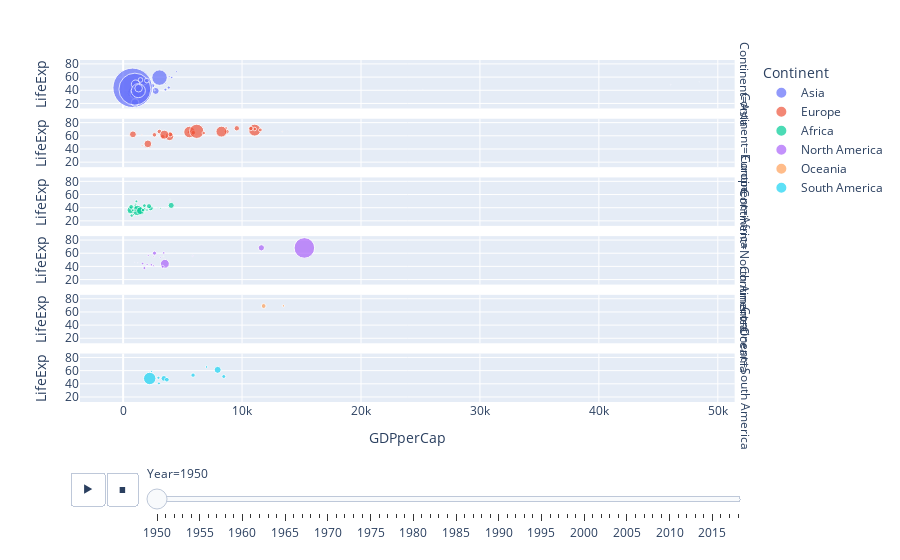

This figure's notebook cell:
### Code cell
fig = px.scatter(
    wf,
    x='GDPperCap',
    y='LifeExp',
    size='Population',
    size_max=45,
    animation_frame='Year',
    color='Continent',
    facet_col='Continent',
)

fig.show()

### Figure 1 — Plotly figure (JSON) as saved in the notebook; plotly's stock layout.template omitted (floating-point values rounded to 4 significant figures)
{"data": [{"hovertemplate": "Continent=Asia<br>Year=1950<br>GDPperCap=%{x}<br>LifeExp=%{y}<br>Population=%{marker.size}<extra></extra>", "legendgroup": "Asia", "marker": {"color": "#636efa", "size": [7480464, 1284166, 5656483, 117160, 16832842, 24310, 1349596, 781264, 5972878, 8398952, 17731816, 4712813, 39728540, 74613, 543979200, 84353056, 438397, 944814, 1684682, 37696264, 457321, 153754, 18469880, 1980530, 3089697, 4380384, 20104016, 357021120, 25109200, 1006712, 7945979, 69567624, 20411638, 7623139, 3543542], "sizemode": "area", "sizeref": 699800.0, "symbol": "circle"}, "mode": "markers", "name": "Asia", "orientation": "v", "showlegend": true, "type": "scatter", "x": [1156, 4490, 2174, 3354, 2742, 48436, 3872, 677, 2485, 802, 631, 1452, 861, 25182, 799, 3062, 2651, 1549, 697, 1025, 993, 46031, 1706, 4082, 3556, 768, 998.1, 987, 1049, 3572, 1997, 1280, 1302, 1460, 3838], "xaxis": "x6", "y": [27.73, 68.19, 38.98, 38.08, 38.96, 52.7, 61.03, 39.57, 47.0, 37.68, 35.44, 31.66, 38.18, 41.07, 43.74, 59.23, 39.96, 45.79, 38.7, 34.96, 29.67, 48.47, 53.36, 59.32, 40.99, 38.94, 21.31, 41.72, 49.21, 50.7, 54.77, 39.4, 43.17, 55.67, 44.14], "yaxis": "y6"}, {"hovertemplate": "Continent=Europe<br>Year=1950<br>GDPperCap=%{x}<br>LifeExp=%{y}<br>Population=%{marker.size}<extra></extra>", "legendgroup": "Europe", "marker": {"color": "#EF553B", "size": [24786240, 8416952, 2906608, 3281428, 10093555, 46391944, 291881, 50055068, 493969, 1252587, 8617340, 7157630, 20977698, 9337718, 142666, 6936443, 70964104, 7669097, 296589, 4008294, 41842356, 7014611, 4267702, 16392973, 28069696, 4692636], "sizemode": "area", "sizeref": 699800.0, "symbol": "circle"}, "mode": "markers", "name": "Europe", "orientation": "v", "showlegend": true, "type": "scatter", "x": [3900, 3325, 5504, 8655, 9558, 5582, 1573, 11061, 2885, 1596, 8706, 2632, 2079, 3953, 8498, 5907, 6186, 3052, 13378, 6779, 8266, 10742, 11067, 824, 3464, 11540.0], "xaxis": "x5", "y": [59.14, 58.48, 65.58, 71.59, 71.44, 65.72, 61.58, 68.63, 56.95, 44.74, 66.31, 61.49, 47.75, 62.14, 71.22, 64.81, 66.8, 66.45, 66.37, 64.2, 66.38, 71.14, 70.31, 62.25, 61.75, 68.91], "yaxis": "y5"}, {"hovertemplate": "Continent=Africa<br>Year=1950<br>GDPperCap=%{x}<br>LifeExp=%{y}<br>Population=%{marker.size}<extra></extra>", "legendgroup": "Africa", "marker": {"color": "#00cc96", "size": [2254121, 579478, 2318453, 8946213, 413489, 4694920, 658563, 2264457, 525445, 5920221, 514785, 4213762, 161823, 835136, 5750643, 2736917, 2791336, 12295748, 5774050, 2949747, 60993, 4315823, 306793, 472913, 3606294, 2154225, 9019866, 3953898, 13043843, 5077600, 2496070, 2000793, 2983566, 38129, 543421, 62351, 185013, 1436604, 915910, 37189376, 1130680, 2569201, 17709958, 271656, 1398532, 21150060, 4478186, 2512693, 226391, 7632405], "sizemode": "area", "sizeref": 699800.0, "symbol": "circle"}, "mode": "markers", "name": "Africa", "orientation": "v", "showlegend": true, "type": "scatter", "x": [595, 631, 1054, 2319, 489, 728, 679, 1627, 3942, 1806, 4009, 756, 534, 1693, 1095, 1659, 1117, 909, 1038, 516, 1278, 1070, 982, 2958, 1777, 1020, 2176, 1516, 4041, 1788, 2007, 902, 520, 2632, 462, 3459, 1006, 1307, 3151, 1200, 620, 983, 622, 604, 870, 1451.0, 1677, 815, 797, 676], "xaxis": "x4", "y": [40.58, 44.83, 45.12, 39.1, 44.94, 28.17, 38.74, 34.95, 52.44, 37.26, 41.53, 33.12, 36.55, 40.06, 39.33, 32.11, 49.64, 38.31, 38.9, 32.75, 40.07, 34.46, 31.76, 39.63, 37.6, 43.34, 42.36, 39.65, 43.47, 43.11, 36.43, 29.57, 35.54, 50.88, 35.62, 40.57, 47.3, 35.39, 38.49, 35.81, 33.59, 36.25, 36.35, 42.97, 40.92, 35.37, 36.35, 36.21, 39.32, 41.3], "yaxis": "y4"}, {"hovertemplate": "Continent=North America<br>Year=1950<br>GDPperCap=%{x}<br>LifeExp=%{y}<br>Population=%{marker.size}<extra></extra>", "legendgroup": "North America", "marker": {"color": "#ab63fa", "size": [2229747, 27600140, 1407472, 5926656, 948490, 861090, 148281552, 210556, 1330447, 1557940, 86716, 3247240, 3099871, 13743068, 648619, 50208, 2381743, 2182419], "sizemode": "area", "sizeref": 699800.0, "symbol": "circle"}, "mode": "markers", "name": "North America", "orientation": "v", "showlegend": true, "type": "scatter", "x": [3416, 3510, 2115, 2638, 3129, 2577, 15240, 3390, 2565, 2018, 1231, 1790, 3323, 11622, 5856, 980, 1637, 2375], "xaxis": "x3", "y": [60.51, 43.97, 56.8, 60.11, 53.75, 54.98, 68.06, 55.24, 41.03, 42.73, 45.64, 37.48, 39.42, 68.21, 55.89, 46.2, 44.3, 42.4], "yaxis": "y3"}, {"hovertemplate": "Continent=Oceania<br>Year=1950<br>GDPperCap=%{x}<br>LifeExp=%{y}<br>Population=%{marker.size}<extra></extra>", "legendgroup": "Oceania", "marker": {"color": "#FFA15A", "size": [1911611, 8177169], "sizemode": "area", "sizeref": 699800.0, "symbol": "circle"}, "mode": "markers", "name": "Oceania", "orientation": "v", "showlegend": true, "type": "scatter", "x": [13479, 11815], "xaxis": "x2", "y": [69.25, 69], "yaxis": "y2"}, {"hovertemplate": "Continent=South America<br>Year=1950<br>GDPperCap=%{x}<br>LifeExp=%{y}<br>Population=%{marker.size}<extra></extra>", "legendgroup": "South America", "marker": {"color": "#19d3f3", "size": [11769747, 5488619, 2234152, 3089847, 7678967, 1504818, 17017748, 6623650, 53955360, 3518730], "sizemode": "area", "sizeref": 699800.0, "symbol": "circle"}, "mode": "markers", "name": "South America", "orientation": "v", "showlegend": true, "type": "scatter", "x": [3432, 8462, 7015, 3011, 3679, 2391, 7949, 5880, 2236, 2970], "xaxis": "x", "y": [48.22, 51.12, 65.62, 40.63, 46.24, 58.53, 61.23, 53.18, 48.12, 49.2], "yaxis": "y"}], "layout": {"annotations": [{"font": {}, "showarrow": false, "text": "Continent=South America", "textangle": 90, "x": 0.98, "xanchor": "left", "xref": "paper", "y": 0.07083, "yanchor": "middle", "yref": "paper"}, {"font": {}, "showarrow": false, "text": "Continent=Oceania", "textangle": 90, "x": 0.98, "xanchor": "left", "xref": "paper", "y": 0.2425, "yanchor": "middle", "yref": "paper"}, {"font": {}, "showarrow": false, "text": "Continent=North America", "textangle": 90, "x": 0.98, "xanchor": "left", "xref": "paper", "y": 0.4142, "yanchor": "middle", "yref": "paper"}, {"font": {}, "showarrow": false, "text": "Continent=Africa", "textangle": 90, "x": 0.98, "xanchor": "left", "xref": "paper", "y": 0.5858, "yanchor": "middle", "yref": "paper"}, {"font": {}, "showarrow": false, "text": "Continent=Europe", "textangle": 90, "x": 0.98, "xanchor": "left", "xref": "paper", "y": 0.7575, "yanchor": "middle", "yref": "paper"}, {"font": {}, "showarrow": false, "text": "Continent=Asia", "textangle": 90, "x": 0.98, "xanchor": "left", "xref": "paper", "y": 0.9292, "yanchor": "middle", "yref": "paper"}], "legend": {"itemsizing": "constant", "title": {"text": "Continent"}, "tracegroupgap": 0}, "margin": {"t": 60}, "sliders": [{"active": 0, "currentvalue": {"prefix": "Year="}, "len": 0.9, "pad": {"b": 10, "t": 60}, "steps": [{"args": [["1950"], {"frame": {"duration": 0, "redraw": false}, "fromcurrent": true, "mode": "immediate", "transition": {"duration": 0, "easing": "linear"}}], "label": "1950", "method": "animate"}, {"args": [["1951"], {"frame": {"duration": 0, "redraw": false}, "fromcurrent": true, "mode": "immediate", "transition": {"duration": 0, "easing": "linear"}}], "label": "1951", "method": "animate"}, {"args": [["1952"], {"frame": {"duration": 0, "redraw": false}, "fromcurrent": true, "mode": "immediate", "transition": {"duration": 0, "easing": "linear"}}], "label": "1952", "method": "animate"}, {"args": [["1953"], {"frame": {"duration": 0, "redraw": false}, "fromcurrent": true, "mode": "immediate", "transition": {"duration": 0, "easing": "linear"}}], "label": "1953", "method": "animate"}, {"args": [["1954"], {"frame": {"duration": 0, "redraw": false}, "fromcurrent": true, "mode": "immediate", "transition": {"duration": 0, "easing": "linear"}}], "label": "1954", "method": "animate"}, {"args": [["1955"], {"frame": {"duration": 0, "redraw": false}, "fromcurrent": true, "mode": "immediate", "transition": {"duration": 0, "easing": "linear"}}], "label": "1955", "method": "animate"}, {"args": [["1956"], {"frame": {"duration": 0, "redraw": false}, "fromcurrent": true, "mode": "immediate", "transition": {"duration": 0, "easing": "linear"}}], "label": "1956", "method": "animate"}, {"args": [["1957"], {"frame": {"duration": 0, "redraw": false}, "fromcurrent": true, "mode": "immediate", "transition": {"duration": 0, "easing": "linear"}}], "label": "1957", "method": "animate"}, {"args": [["1958"], {"frame": {"duration": 0, "redraw": false}, "fromcurrent": true, "mode": "immediate", "transition": {"duration": 0, "easing": "linear"}}], "label": "1958", "method": "animate"}, {"args": [["1959"], {"frame": {"duration": 0, "redraw": false}, "fromcurrent": true, "mode": "immediate", "transition": {"duration": 0, "easing": "linear"}}], "label": "1959", "method": "animate"}, {"args": [["1960"], {"frame": {"duration": 0, "redraw": false}, "fromcurrent": true, "mode": "immediate", "transition": {"duration": 0, "easing": "linear"}}], "label": "1960", "method": "animate"}, {"args": [["1961"], {"frame": {"duration": 0, "redraw": false}, "fromcurrent": true, "mode": "immediate", "transition": {"duration": 0, "easing": "linear"}}], "label": "1961", "method": "animate"}, {"args": [["1962"], {"frame": {"duration": 0, "redraw": false}, "fromcurrent": true, "mode": "immediate", "transition": {"duration": 0, "easing": "linear"}}], "label": "1962", "method": "animate"}, {"args": [["1963"], {"frame": {"duration": 0, "redraw": false}, "fromcurrent": true, "mode": "immediate", "transition": {"duration": 0, "easing": "linear"}}], "label": "1963", "method": "animate"}, {"args": [["1964"], {"frame": {"duration": 0, "redraw": false}, "fromcurrent": true, "mode": "immediate", "transition": {"duration": 0, "easing": "linear"}}], "label": "1964", "method": "animate"}, {"args": [["1965"], {"frame": {"duration": 0, "redraw": false}, "fromcurrent": true, "mode": "immediate", "transition": {"duration": 0, "easing": "linear"}}], "label": "1965", "method": "animate"}, {"args": [["1966"], {"frame": {"duration": 0, "redraw": false}, "fromcurrent": true, "mode": "immediate", "transition": {"duration": 0, "easing": "linear"}}], "label": "1966", "method": "animate"}, {"args": [["1967"], {"frame": {"duration": 0, "redraw": false}, "fromcurrent": true, "mode": "immediate", "transition": {"duration": 0, "easing": "linear"}}], "label": "1967", "method": "animate"}, {"args": [["1968"], {"frame": {"duration": 0, "redraw": false}, "fromcurrent": true, "mode": "immediate", "transition": {"duration": 0, "easing": "linear"}}], "label": "1968", "method": "animate"}, {"args": [["1969"], {"frame": {"duration": 0, "redraw": false}, "fromcurrent": true, "mode": "immediate", "transition": {"duration": 0, "easing": "linear"}}], "label": "1969", "method": "animate"}, {"args": [["1970"], {"frame": {"duration": 0, "redraw": false}, "fromcurrent": true, "mode": "immediate", "transition": {"duration": 0, "easing": "linear"}}], "label": "1970", "method": "animate"}, {"args": [["1971"], {"frame": {"duration": 0, "redraw": false}, "fromcurrent": true, "mode": "immediate", "transition": {"duration": 0, "easing": "linear"}}], "label": "1971", "method": "animate"}, {"args": [["1972"], {"frame": {"duration": 0, "redraw": false}, "fromcurrent": true, "mode": "immediate", "transition": {"duration": 0, "easing": "linear"}}], "label": "1972", "method": "animate"}, {"args": [["1973"], {"frame": {"duration": 0, "redraw": false}, "fromcurrent": true, "mode": "immediate", "transition": {"duration": 0, "easing": "linear"}}], "label": "1973", "method": "animate"}, {"args": [["1974"], {"frame": {"duration": 0, "redraw": false}, "fromcurrent": true, "mode": "immediate", "transition": {"duration": 0, "easing": "linear"}}], "label": "1974", "method": "animate"}, {"args": [["1975"], {"frame": {"duration": 0, "redraw": false}, "fromcurrent": true, "mode": "immediate", "transition": {"duration": 0, "easing": "linear"}}], "label": "1975", "method": "animate"}, {"args": [["1976"], {"frame": {"duration": 0, "redraw": false}, "fromcurrent": true, "mode": "immediate", "transition": {"duration": 0, "easing": "linear"}}], "label": "1976", "method": "animate"}, {"args": [["1977"], {"frame": {"duration": 0, "redraw": false}, "fromcurrent": true, "mode": "immediate", "transition": {"duration": 0, "easing": "linear"}}], "label": "1977", "method": "animate"}, {"args": [["1978"], {"frame": {"duration": 0, "redraw": false}, "fromcurrent": true, "mode": "immediate", "transition": {"duration": 0, "easing": "linear"}}], "label": "1978", "method": "animate"}, {"args": [["1979"], {"frame": {"duration": 0, "redraw": false}, "fromcurrent": true, "mode": "immediate", "transition": {"duration": 0, "easing": "linear"}}], "label": "1979", "method": "animate"}, {"args": [["1980"], {"frame": {"duration": 0, "redraw": false}, "fromcurrent": true, "mode": "immediate", "transition": {"duration": 0, "easing": "linear"}}], "label": "1980", "method": "animate"}, {"args": [["1981"], {"frame": {"duration": 0, "redraw": false}, "fromcurrent": true, "mode": "immediate", "transition": {"duration": 0, "easing": "linear"}}], "label": "1981", "method": "animate"}, {"args": [["1982"], {"frame": {"duration": 0, "redraw": false}, "fromcurrent": true, "mode": "immediate", "transition": {"duration": 0, "easing": "linear"}}], "label": "1982", "method": "animate"}, {"args": [["1983"], {"frame": {"duration": 0, "redraw": false}, "fromcurrent": true, "mode": "immediate", "transition": {"duration": 0, "easing": "linear"}}], "label": "1983", "method": "animate"}, {"args": [["1984"], {"frame": {"duration": 0, "redraw": false}, "fromcurrent": true, "mode": "immediate", "transition": {"duration": 0, "easing": "linear"}}], "label": "1984", "method": "animate"}, {"args": [["1985"], {"frame": {"duration": 0, "redraw": false}, "fromcurrent": true, "mode": "immediate", "transition": {"duration": 0, "easing": "linear"}}], "label": "1985", "method": "animate"}, {"args": [["1986"], {"frame": {"duration": 0, "redraw": false}, "fromcurrent": true, "mode": "immediate", "transition": {"duration": 0, "easing": "linear"}}], "label": "1986", "method": "animate"}, {"args": [["1987"], {"frame": {"duration": 0, "redraw": false}, "fromcurrent": true, "mode": "immediate", "transition": {"duration": 0, "easing": "linear"}}], "label": "1987", "method": "animate"}, {"args": [["1988"], {"frame": {"duration": 0, "redraw": false}, "fromcurrent": true, "mode": "immediate", "transition": {"duration": 0, "easing": "linear"}}], "label": "1988", "method": "animate"}, {"args": [["1989"], {"frame": {"duration": 0, "redraw": false}, "fromcurrent": true, "mode": "immediate", "transition": {"duration": 0, "easing": "linear"}}], "label": "1989", "method": "animate"}, {"args": [["1990"], {"frame": {"duration": 0, "redraw": false}, "fromcurrent": true, "mode": "immediate", "transition": {"duration": 0, "easing": "linear"}}], "label": "1990", "method": "animate"}, {"args": [["1991"], {"frame": {"duration": 0, "redraw": false}, "fromcurrent": true, "mode": "immediate", "transition": {"duration": 0, "easing": "linear"}}], "label": "1991", "method": "animate"}, {"args": [["1992"], {"frame": {"duration": 0, "redraw": false}, "fromcurrent": true, "mode": "immediate", "transition": {"duration": 0, "easing": "linear"}}], "label": "1992", "method": "animate"}, {"args": [["1993"], {"frame": {"duration": 0, "redraw": false}, "fromcurrent": true, "mode": "immediate", "transition": {"duration": 0, "easing": "linear"}}], "label": "1993", "method": "animate"}, {"args": [["1994"], {"frame": {"duration": 0, "redraw": false}, "fromcurrent": true, "mode": "immediate", "transition": {"duration": 0, "easing": "linear"}}], "label": "1994", "method": "animate"}, {"args": [["1995"], {"frame": {"duration": 0, "redraw": false}, "fromcurrent": true, "mode": "immediate", "transition": {"duration": 0, "easing": "linear"}}], "label": "1995", "method": "animate"}, {"args": [["1996"], {"frame": {"duration": 0, "redraw": false}, "fromcurrent": true, "mode": "immediate", "transition": {"duration": 0, "easing": "linear"}}], "label": "1996", "method": "animate"}, {"args": [["1997"], {"frame": {"duration": 0, "redraw": false}, "fromcurrent": true, "mode": "immediate", "transition": {"duration": 0, "easing": "linear"}}], "label": "1997", "method": "animate"}, {"args": [["1998"], {"frame": {"duration": 0, "redraw": false}, "fromcurrent": true, "mode": "immediate", "transition": {"duration": 0, "easing": "linear"}}], "label": "1998", "method": "animate"}, {"args": [["1999"], {"frame": {"duration": 0, "redraw": false}, "fromcurrent": true, "mode": "immediate", "transition": {"duration": 0, "easing": "linear"}}], "label": "1999", "method": "animate"}, {"args": [["2000"], {"frame": {"duration": 0, "redraw": false}, "fromcurrent": true, "mode": "immediate", "transition": {"duration": 0, "easing": "linear"}}], "label": "2000", "method": "animate"}, {"args": [["2001"], {"frame": {"duration": 0, "redraw": false}, "fromcurrent": true, "mode": "immediate", "transition": {"duration": 0, "easing": "linear"}}], "label": "2001", "method": "animate"}, {"args": [["2002"], {"frame": {"duration": 0, "redraw": false}, "fromcurrent": true, "mode": "immediate", "transition": {"duration": 0, "easing": "linear"}}], "label": "2002", "method": "animate"}, {"args": [["2003"], {"frame": {"duration": 0, "redraw": false}, "fromcurrent": true, "mode": "immediate", "transition": {"duration": 0, "easing": "linear"}}], "label": "2003", "method": "animate"}, {"args": [["2004"], {"frame": {"duration": 0, "redraw": false}, "fromcurrent": true, "mode": "immediate", "transition": {"duration": 0, "easing": "linear"}}], "label": "2004", "method": "animate"}, {"args": [["2005"], {"frame": {"duration": 0, "redraw": false}, "fromcurrent": true, "mode": "immediate", "transition": {"duration": 0, "easing": "linear"}}], "label": "2005", "method": "animate"}, {"args": [["2006"], {"frame": {"duration": 0, "redraw": false}, "fromcurrent": true, "mode": "immediate", "transition": {"duration": 0, "easing": "linear"}}], "label": "2006", "method": "animate"}, {"args": [["2007"], {"frame": {"duration": 0, "redraw": false}, "fromcurrent": true, "mode": "immediate", "transition": {"duration": 0, "easing": "linear"}}], "label": "2007", "method": "animate"}, {"args": [["2008"], {"frame": {"duration": 0, "redraw": false}, "fromcurrent": true, "mode": "immediate", "transition": {"duration": 0, "easing": "linear"}}], "label": "2008", "method": "animate"}, {"args": [["2009"], {"frame": {"duration": 0, "redraw": false}, "fromcurrent": true, "mode": "immediate", "transition": {"duration": 0, "easing": "linear"}}], "label": "2009", "method": "animate"}, {"args": [["2010"], {"frame": {"duration": 0, "redraw": false}, "fromcurrent": true, "mode": "immediate", "transition": {"duration": 0, "easing": "linear"}}], "label": "2010", "method": "animate"}, {"args": [["2011"], {"frame": {"duration": 0, "redraw": false}, "fromcurrent": true, "mode": "immediate", "transition": {"duration": 0, "easing": "linear"}}], "label": "2011", "method": "animate"}, {"args": [["2012"], {"frame": {"duration": 0, "redraw": false}, "fromcurrent": true, "mode": "immediate", "transition": {"duration": 0, "easing": "linear"}}], "label": "2012", "method": "animate"}, {"args": [["2013"], {"frame": {"duration": 0, "redraw": false}, "fromcurrent": true, "mode": "immediate", "transition": {"duration": 0, "easing": "linear"}}], "label": "2013", "method": "animate"}, {"args": [["2014"], {"frame": {"duration": 0, "redraw": false}, "fromcurrent": true, "mode": "immediate", "transition": {"duration": 0, "easing": "linear"}}], "label": "2014", "method": "animate"}, {"args": [["2015"], {"frame": {"duration": 0, "redraw": false}, "fromcurrent": true, "mode": "immediate", "transition": {"duration": 0, "easing": "linear"}}], "label": "2015", "method": "animate"}, {"args": [["2016"], {"frame": {"duration": 0, "redraw": false}, "fromcurrent": true, "mode": "immediate", "transition": {"duration": 0, "easing": "linear"}}], "label": "2016", "method": "animate"}, {"args": [["2017"], {"frame": {"duration": 0, "redraw": false}, "fromcurrent": true, "mode": "immediate", "transition": {"duration": 0, "easing": "linear"}}], "label": "2017", "method": "animate"}, {"args": [["2018"], {"frame": {"duration": 0, "redraw": false}, "fromcurrent": true, "mode": "immediate", "transition": {"duration": 0, "easing": "linear"}}], "label": "2018", "method": "animate"}], "x": 0.1, "xanchor": "left", "y": 0, "yanchor": "top"}], "updatemenus": [{"buttons": [{"args": [null, {"frame": {"duration": 500, "redraw": false}, "fromcurrent": true, "mode": "immediate", "transition": {"duration": 500, "easing": "linear"}}], "label": "&#9654;", "method": "animate"}, {"args": [[null], {"frame": {"duration": 0, "redraw": false}, "fromcurrent": true, "mode": "immediate", "transition": {"duration": 0, "easing": "linear"}}], "label": "&#9724;", "method": "animate"}], "direction": "left", "pad": {"r": 10, "t": 70}, "showactive": false, "type": "buttons", "x": 0.1, "xanchor": "right", "y": 0, "yanchor": "top"}], "xaxis": {"anchor": "y", "domain": [0, 0.98], "title": {"text": "GDPperCap"}}, "xaxis2": {"anchor": "y2", "domain": [0, 0.98], "matches": "x", "showticklabels": false}, "xaxis3": {"anchor": "y3", "domain": [0, 0.98], "matches": "x", "showticklabels": false}, "xaxis4": {"anchor": "y4", "domain": [0, 0.98], "matches": "x", "showticklabels": false}, "xaxis5": {"anchor": "y5", "domain": [0, 0.98], "matches": "x", "showticklabels": false}, "xaxis6": {"anchor": "y6", "domain": [0, 0.98], "matches": "x", "showticklabels": false}, "yaxis": {"anchor": "x", "domain": [0, 0.1417], "title": {"text": "LifeExp"}}, "yaxis2": {"anchor": "x2", "domain": [0.1717, 0.3133], "matches": "y", "title": {"text": "LifeExp"}}, "yaxis3": {"anchor": "x3", "domain": [0.3433, 0.485], "matches": "y", "title": {"text": "LifeExp"}}, "yaxis4": {"anchor": "x4", "domain": [0.515, 0.6567], "matches": "y", "title": {"text": "LifeExp"}}, "yaxis5": {"anchor": "x5", "domain": [0.6867, 0.8283], "matches": "y", "title": {"text": "LifeExp"}}, "yaxis6": {"anchor": "x6", "domain": [0.8583, 1], "matches": "y", "title": {"text": "LifeExp"}}}}
